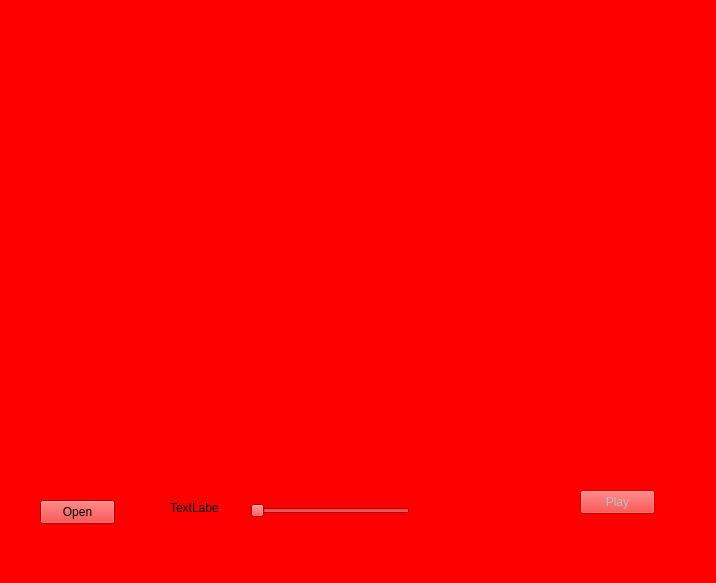
<?xml version="1.0" encoding="UTF-8"?>
<ui version="4.0">
 <class>MainWindow</class>
 <widget class="QMainWindow" name="MainWindow">
  <property name="geometry">
   <rect>
    <x>0</x>
    <y>0</y>
    <width>716</width>
    <height>583</height>
   </rect>
  </property>
  <property name="windowTitle">
   <string notr="true">Real Red Player</string>
  </property>
  <property name="styleSheet">
   <string notr="true">background-color: red;</string>
  </property>
  <widget class="QWidget" name="centralwidget">
   <widget class="QWidget" name="videocontainer" native="true">
    <property name="geometry">
     <rect>
      <x>39</x>
      <y>29</y>
      <width>561</width>
      <height>371</height>
     </rect>
    </property>
   </widget>
   <widget class="QPushButton" name="openButton">
    <property name="geometry">
     <rect>
      <x>40</x>
      <y>500</y>
      <width>75</width>
      <height>24</height>
     </rect>
    </property>
    <property name="text">
     <string>Open</string>
    </property>
   </widget>
   <widget class="QPushButton" name="playButton">
    <property name="enabled">
     <bool>false</bool>
    </property>
    <property name="geometry">
     <rect>
      <x>580</x>
      <y>490</y>
      <width>75</width>
      <height>24</height>
     </rect>
    </property>
    <property name="text">
     <string>Play</string>
    </property>
   </widget>
   <widget class="QSlider" name="durationslider">
    <property name="geometry">
     <rect>
      <x>250</x>
      <y>500</y>
      <width>160</width>
      <height>22</height>
     </rect>
    </property>
    <property name="orientation">
     <enum>Qt::Horizontal</enum>
    </property>
   </widget>
   <widget class="QLabel" name="durationText">
    <property name="geometry">
     <rect>
      <x>170</x>
      <y>500</y>
      <width>49</width>
      <height>16</height>
     </rect>
    </property>
    <property name="text">
     <string>TextLabel</string>
    </property>
   </widget>
  </widget>
  <widget class="QStatusBar" name="statusbar"/>
 </widget>
 <resources/>
 <connections/>
</ui>
